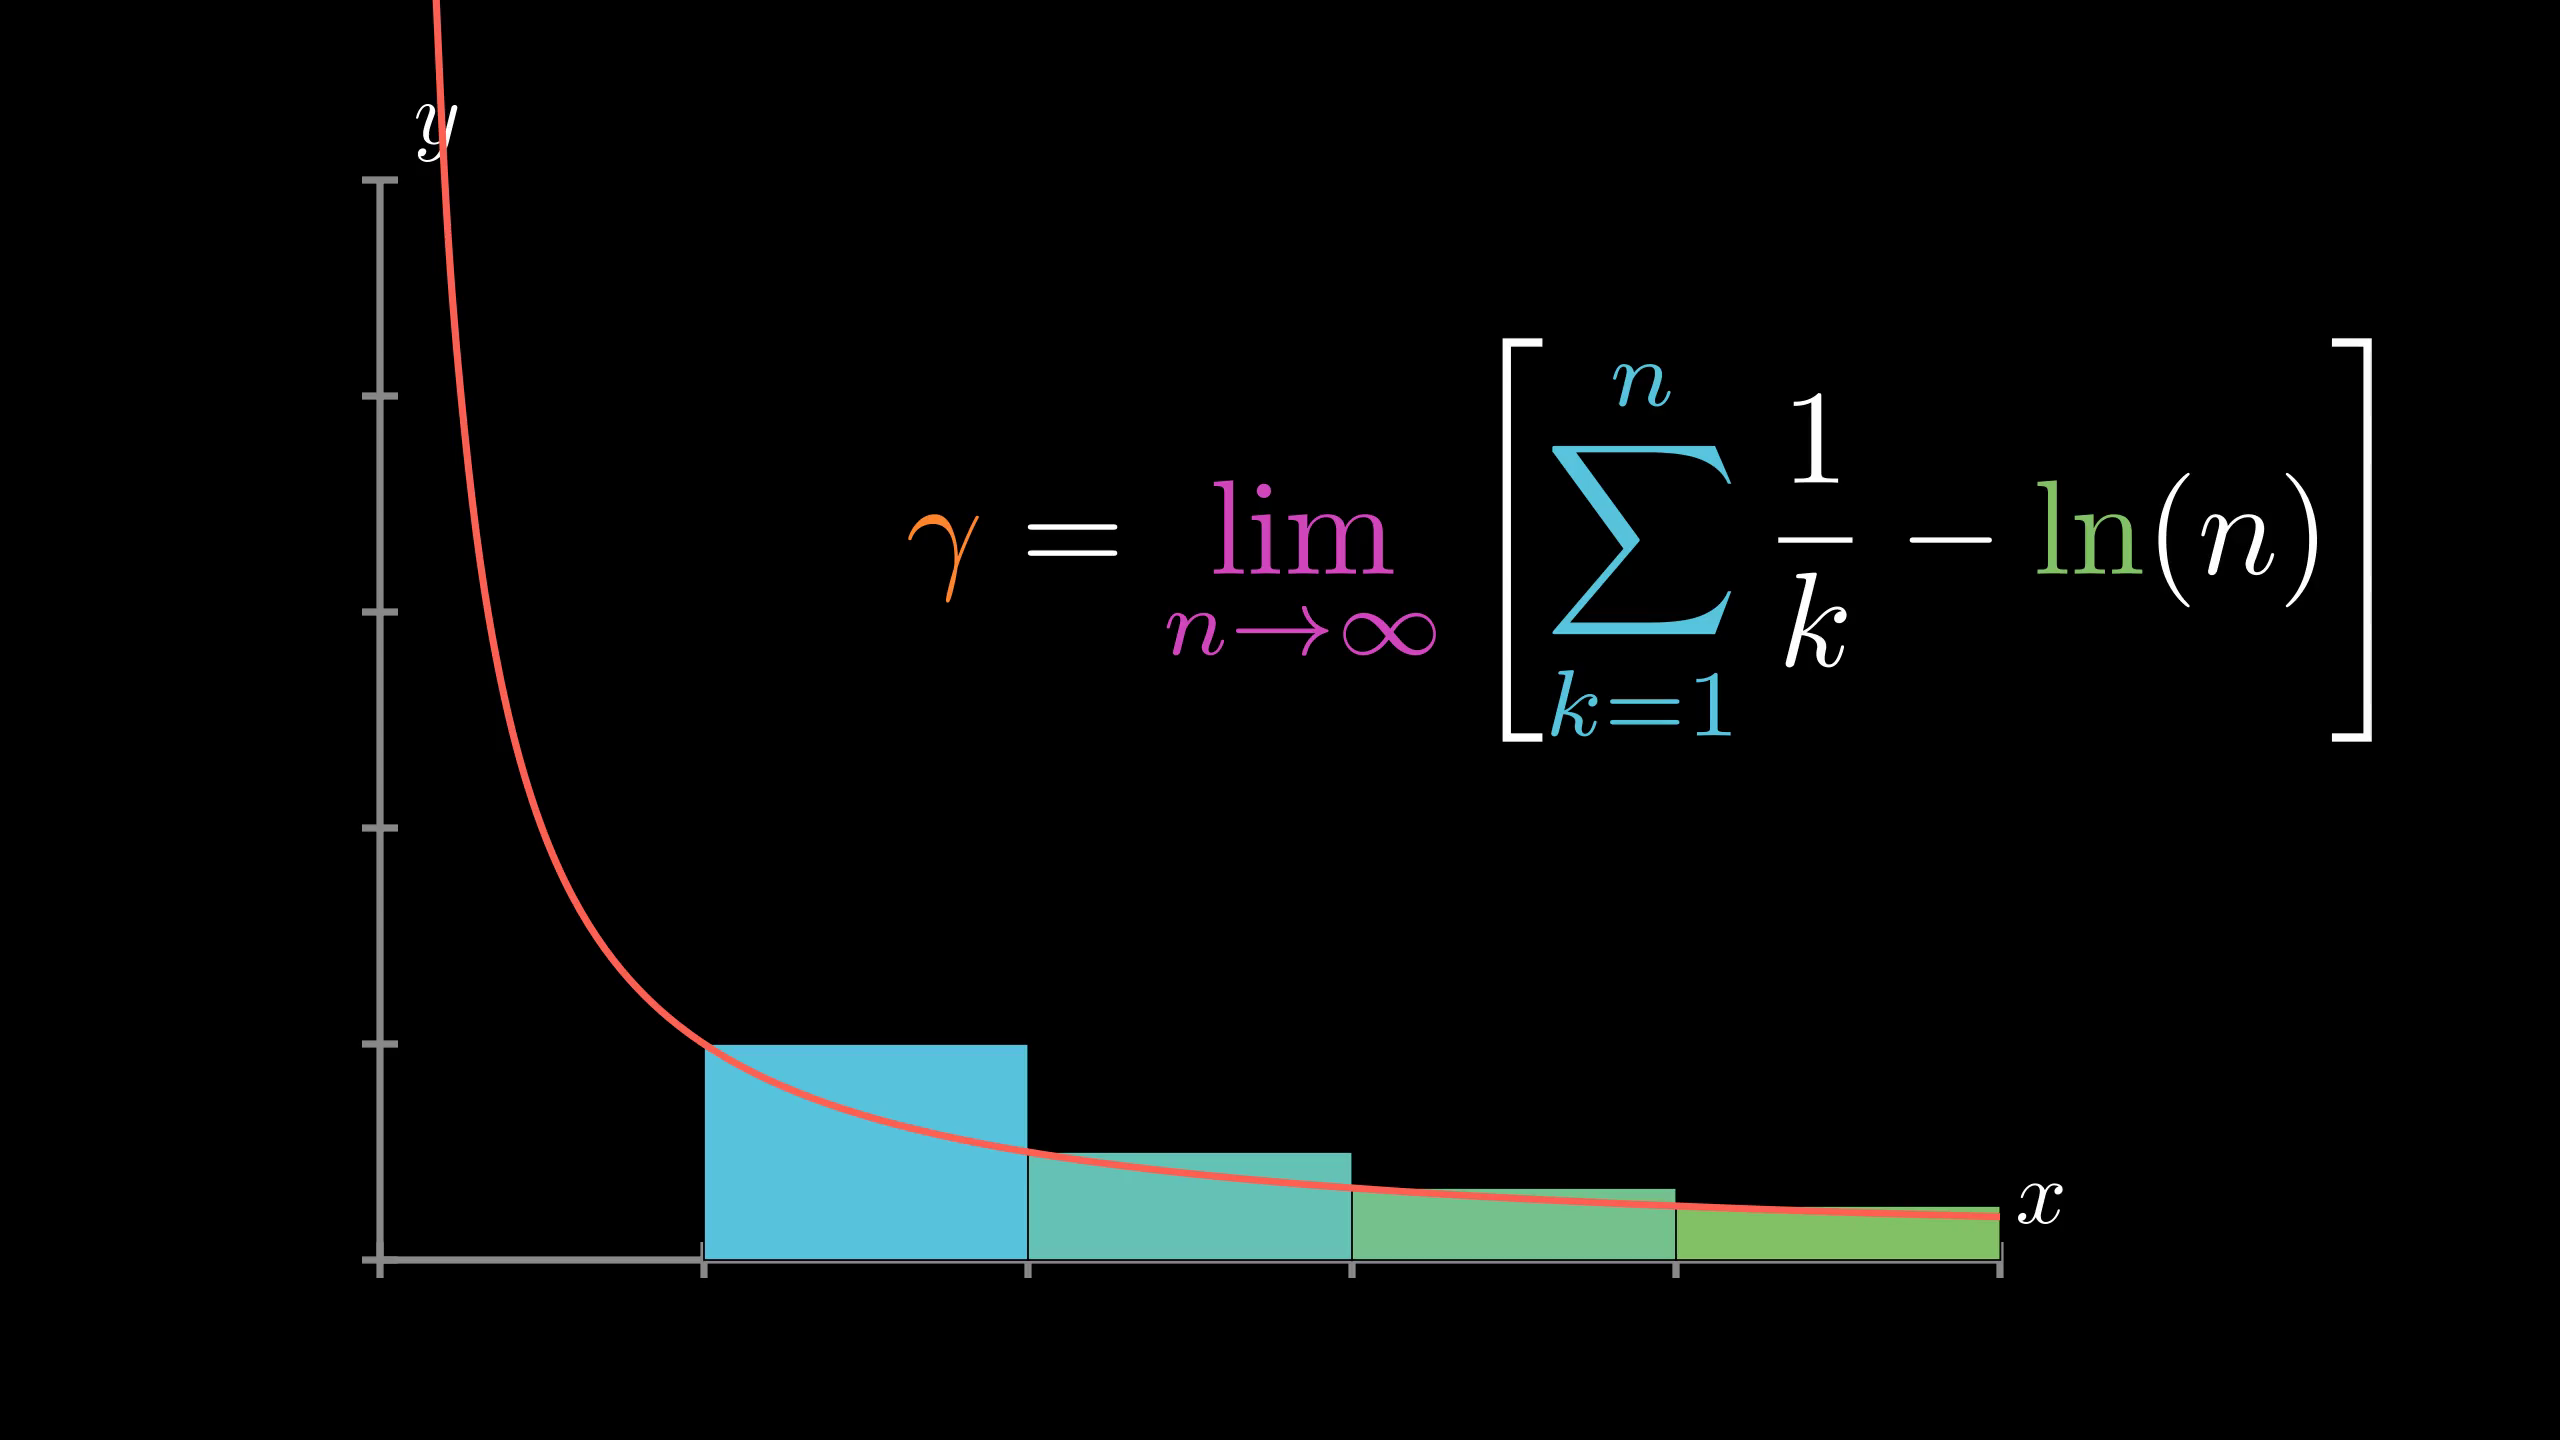

This figure's Python source:
from manimlib.imports import *

def func(x):
    return 1/x

class DigammaScene(GraphScene):
    CONFIG={
        "x_min":0,
        "x_max":5,
        "y_min":0,
        "y_max":5,
        "x_tick_frequency":1,
        "y_tick_frequency":1,
        "graph_origin":(-5,-3,0)
    }
    def construct(self):
        self.setup_axes(animate=False)
        gf=self.get_graph(func,x_min=0.05,color=RED)
        rect=self.get_riemann_rectangles(gf,x_min=1,x_max=5,dx=1)
        self.add(gf,rect)
        self.bring_to_front(gf)
        fml=TexMobject(r"\gamma","=",r"\lim_{n\to\infty}",r"\left[",
            r"\sum_{k=1}^n",r"{1\over k}","-",r"\ln","(n)",r"\right]")
        fml[0].set_color(ORANGE)
        fml[2].set_color(PINK)
        fml[4].set_color(BLUE)
        fml[7].set_color(GREEN)
        fml.scale(1.5)
        fml.move_to((2,1,0))
        self.add(fml)
        self.wait()
